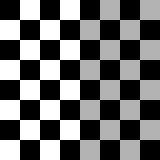
%> input picture checker.jpg, 160 x 160 px
$ octave demo.m   (GNU Octave 9; MATLAB toolbox functions it lacks are replaced by stand-ins)
%> lines starting %> are read from the running program, lines starting %| are printed output that depends on the picture
### image2cylindrical_v1.m
function imageCylindrical = image2cylindrical_v1(image, K, DC, interpolate)

%%***********************************************************************%
%*                   Image to cylindrical projection                    *%
%*           Projects normal image to a cylindrical warp                *%
%*                                                                      *%
%* Code author: Preetham Manjunatha                                     *%
%* Github link: https://github.com/preethamam
%* Date: 05/04/2024                                                     *%
%************************************************************************%
%
%************************************************************************%
%
% Usage: imageCylindrical = image2cylindrical_v1(image, K, DC)
% Inputs: image - input image
%         K  - Camera intrinsic matrix (depends on the camera).
%         DC - Radial and tangential distortion coefficient.
%              [k1, k2, k3, p1, p2]
%         interpolate - 0 (no) or 1 (yes)
%
% Outputs: imageCylindrical - Warpped image to cylindrical coordinates

% Input arguments check
if (nargin < 2)
    error('Require camera intrinsic matrix (K).')
end

if(nargin < 3)
    DC = [0, 0, 0, 0, 0];
    interpolate = 1;
end

if (nargin < 4)
    interpolate = 1;
end

% Get distrotion coefficients
fx = K(1,1);
fy = K(2,2);
k1 = DC(1);
k2 = DC(2);
k3 = DC(3);
p1 = DC(4);
p2 = DC(5);

% Get image size
[ydim, xdim, bypixs] = size(image);

% Get the center of image
xc = round(xdim/2);
yc = round(ydim/2);

% Create X and Y coordinates grid
[X,Y] = meshgrid(1:xdim, 1:ydim);

% Perform the cylindrical projection
theta = (X - xc)/fx;
h = (Y - yc)/fy;

% Cylindrical coordinates to Cartesian
xcap = sin(theta);
ycap = h;
zcap = cos(theta);
xn = xcap ./ zcap;
yn = ycap ./ zcap;

% Radial and tangential distortion
r = xn.^2 + yn.^2;
xd_r = xn .* (1 + k1 * r.^2 + k2 * r.^4 + k3 * r.^6);
yd_r = yn .* (1 + k1 * r.^2 + k2 * r.^4 + k3 * r.^6);

xd_t = 2 * p1 * xn .* yn + p2 * (r.^2 + 2 * xn.^2);
yd_t = p1 * (r.^2 + 2 * yn.^2) + 2 * p2 * xn .* yn;

xd = xd_r + xd_t;
yd = yd_r + yd_t;

% Convert to ceil
xd = ceil(fx * xd + xc);
yd = ceil(fy * yd + yc);

% Get projections
switch interpolate
    case 0
        % Clip coordinates
        mask = xd > 0 & xd <= xdim & yd > 0 & yd <= ydim;

        ind = sub2ind(size(image), yd(mask), xd(mask), ones(size(xd(mask))));
        IC1 = zeros(ydim, xdim, 'uint8');
        IC1(mask) = image(ind + 0 * ydim * xdim);

        if bypixs == 1
            imageCylindrical  = IC1;
        else
            IC2 = zeros(ydim, xdim, 'uint8');
            IC3 = zeros(ydim, xdim, 'uint8');
            IC2(mask) = image(ind + 1 * ydim * xdim);
            IC3(mask) = image(ind + 2 * ydim * xdim);
            imageCylindrical = cat(3, IC1, IC2, IC3);
        end
    case 1
        % Initialze array
        imageCylindrical = zeros(size(image));

        % Interpolate for each color channel
        for k = 1:size(image, 3)
            imageCylindrical(:,:,k) = interp2(X, Y, double(image(:,:,k)), xd, yd, 'cubic', 0);
        end

        % Display the result
        imageCylindrical = uint8(imageCylindrical);
end

end

### image2cylindrical_v2.m
function imageCylindrical = image2cylindrical_v2(image, K, DC, interpolate)

%%***********************************************************************%
%*                   Image to cylindrical projection                    *%
%*           Projects normal image to a cylindrical warp                *%
%*                                                                      *%
%* Code author: Preetham Manjunatha                                     *%
%* Github link: https://github.com/preethamam
%* Date: 05/04/2024                                                     *%
%************************************************************************%
%
%************************************************************************%
%
% Usage: imageCylindrical = image2cylindrical_v2(image, K, DC)
% Inputs: image - input image
%         K  - Camera intrinsic matrix (depends on the camera).
%         DC - Radial and tangential distortion coefficient.
%              [k1, k2, k3, p1, p2]
%         interpolate - 0 (no) or 1 (yes)
%
% Outputs: imageCylindrical - Warpped image to cylindrical coordinates

% Input arguments check
if (nargin < 2)
    error('Require camera intrinsic matrix (K).')
end

if(nargin < 3)
    DC = [0, 0, 0, 0, 0];
    interpolate = 1;
end

if (nargin < 4)
    interpolate = 1;
end

% Get distrotion coefficients
fx = K(1,1);
fy = K(2,2);
k1 = DC(1);
k2 = DC(2);
k3 = DC(3);
p1 = DC(4);
p2 = DC(5);

% Get image size
[ydim, xdim, bypixs] = size(image);

% Get the center of image
xc = xdim/2;
yc = ydim/2;

% Create X and Y coordinates grid
[X,Y] = meshgrid(1:xdim, 1:ydim);

% Perform the cylindrical projection
theta = (X - xc) / fx;
h = (Y - yc) / fy;

% Cylindrical coordinates to Cartesian
xcap = sin(theta);
ycap = h;
zcap = cos(theta);

xyz_cap = cat(3, xcap, ycap, zcap);
xyz_cap = reshape(xyz_cap,[],3);

% Normalized coords
xyz_cap_norm = (K * xyz_cap')';
xn = xyz_cap_norm(:,1) ./ xyz_cap_norm(:,3);
yn = xyz_cap_norm(:,2) ./ xyz_cap_norm(:,3);

% Radial and tangential distortion
r = xn.^2 + yn.^2;
xd_r = xn .* (1 + k1 * r.^2 + k2 * r.^4 + k3 * r.^6);
yd_r = yn .* (1 + k1 * r.^2 + k2 * r.^4 + k3 * r.^6);

xd_t = 2 * p1 * xn .* yn + p2 * (r.^2 + 2 * xn.^2);
yd_t = p1 * (r.^2 + 2 * yn.^2) + 2 * p2 * xn .* yn;

xd = xd_r + xd_t;
yd = yd_r + yd_t;

% Reshape to image dimension 2D
xd = reshape(ceil(xd),[ydim, xdim]);
yd = reshape(ceil(yd),[ydim, xdim]);

% Get projections
switch interpolate
    case 0
        % Clip coordinates
        mask = xd > 0 & xd <= xdim & yd > 0 & yd <= ydim;

        ind = sub2ind(size(image), yd(mask), xd(mask), ones(size(xd(mask))));
        IC1 = zeros(ydim, xdim, 'uint8');
        IC1(mask) = image(ind + 0 * ydim * xdim);

        if bypixs == 1
            imageCylindrical  = IC1;
        else
            IC2 = zeros(ydim, xdim, 'uint8');
            IC3 = zeros(ydim, xdim, 'uint8');
            IC2(mask) = image(ind + 1 * ydim * xdim);
            IC3(mask) = image(ind + 2 * ydim * xdim);
            imageCylindrical = cat(3, IC1, IC2, IC3);
        end
    case 1
        % Initialze array
        imageCylindrical = zeros(size(image));

        % Interpolate for each color channel
        for k = 1:size(image, 3)
            imageCylindrical(:,:,k) = interp2(X, Y, double(image(:,:,k)), xd, yd, 'cubic', 0);
        end

        % Display the result
        imageCylindrical = uint8(imageCylindrical);
end

end

### image2cylindricalConcave.m
function imageCylindrical = image2cylindricalConcave(image, K, DC, interpolate)

%%***********************************************************************%
%*               Image to cylindrical projection (concave)              *%
%*              Projects normal image to a cylindrical warp             *%
%*                                                                      *%
%* Code author: Preetham Manjunatha                                     *%
%* Github link: https://github.com/preethamam                           *%
%* Date: 05/04/2024                                                     *%
%************************************************************************%
%
%************************************************************************%
%
% Usage: imageCylindrical = image2cylindrical_v2(image, K, DC)
% Inputs: image - input image
%         K  - Camera intrinsic matrix (depends on the camera).
%         DC - Radial and tangential distortion coefficient.
%              [k1, k2, k3, p1, p2]
%         interpolate - 0 (no) or 1 (yes)
%
% Outputs: imageCylindrical - Warpped image to cylindrical coordinates
%
% Acknowledgements: Hammer (Stack Overflow)
% https://stackoverflow.com/questions/12017790/warp-image-to-appear-in-cylindrical-projection

% Input arguments check
if (nargin < 2)
    error('Require camera intrinsic matrix (K).')
end

if(nargin < 3)
    DC = [0, 0, 0, 0, 0];
    interpolate = 1;
end

if (nargin < 4)
    interpolate = 1;
end

% Get distrotion coefficients
fx = K(1,1);
fy = K(2,2);
k1 = DC(1);
k2 = DC(2);
k3 = DC(3);
p1 = DC(4);
p2 = DC(5);

% Get image size
[ydim, xdim, bypixs] = size(image);

% Get the center of image
xc = xdim/2;
yc = ydim/2;

% Create X and Y coordinates grid
[X,Y] = meshgrid(1:xdim, 1:ydim);

% Perform the cylindrical projection
% Center the point at (0, 0).
pcX = X - xc;
pcY = Y - yc;

% These are your free parameters.
r = xdim;
omega = xdim/2;
z0 = fx - sqrt(r^2 - omega^2);

zc = (2*z0 + sqrt(4*z0^2 - 4*(pcX.^2/(fx^2) + 1)*(z0^2 - r^2))) ./ (2 * (pcX.^2/(fy^2) + 1));
xn = (pcX .* zc/fx) + xc;
yn = (pcY .* zc/fy) + yc;

% Radial and tangential distortion
r = xn.^2 + yn.^2;
xd_r = xn .* (1 + k1 * r.^2 + k2 * r.^4 + k3 * r.^6);
yd_r = yn .* (1 + k1 * r.^2 + k2 * r.^4 + k3 * r.^6);

xd_t = 2 * p1 * xn .* yn + p2 * (r.^2 + 2 * xn.^2);
yd_t = p1 * (r.^2 + 2 * yn.^2) + 2 * p2 * xn .* yn;

xd = xd_r + xd_t;
yd = yd_r + yd_t;

% Convert to ceil
xd = ceil(xd);
yd = ceil(yd);

% Get projections
switch interpolate
    case 0
        % Clip coordinates
        mask = xd > 0 & xd <= xdim & yd > 0 & yd <= ydim;

        ind = sub2ind(size(image), yd(mask), xd(mask), ones(size(xd(mask))));
        IC1 = zeros(ydim, xdim, 'uint8');
        IC1(mask) = image(ind + 0 * ydim * xdim);

        if bypixs == 1
            imageCylindrical  = IC1;
        else
            IC2 = zeros(ydim, xdim, 'uint8');
            IC3 = zeros(ydim, xdim, 'uint8');
            IC2(mask) = image(ind + 1 * ydim * xdim);
            IC3(mask) = image(ind + 2 * ydim * xdim);
            imageCylindrical = cat(3, IC1, IC2, IC3);
        end
    case 1
        % Initialze array
        imageCylindrical = zeros(size(image));

        % Interpolate for each color channel
        for k = 1:size(image, 3)
            imageCylindrical(:,:,k) = interp2(X, Y, double(image(:,:,k)), xd, yd, 'cubic', 0);
        end

        % Display the result
        imageCylindrical = uint8(imageCylindrical);
end

end

### image2spherical_v1.m
function imageSpherical = image2spherical_v1(image, K, DC, interpolate)

%%***********************************************************************%
%*                   Image to spherical projection                      *%
%*              Projects normal image to a spherical warp               *%
%*                                                                      *%
%* Code author: Preetham Manjunatha                                     *%
%* Github link: https://github.com/preethamam
%* Date: 05/04/2024                                                     *%
%************************************************************************%
%
%************************************************************************%
%
% Usage: imageSpherical = image2spherical_v1(image, K, DC)
% Inputs: image - input image
%         K  - Camera intrinsic matrix (depends on the camera).
%         DC - Radial and tangential distortion coefficient.
%              [k1, k2, k3, p1, p2]
%         interpolate - 0 (no) or 1 (yes)
%
% Outputs: imageSpherical - Warpped image to spherical coordinates

% Input arguments check
if (nargin < 2)
    error('Require camera intrinsic matrix (K).')
end

if(nargin < 3)
    DC = [0, 0, 0, 0, 0];
    interpolate = 1;
end

if (nargin < 4)
    interpolate = 1;
end

% Get distrotion coefficients
fx = K(1,1);
fy = K(2,2);
k1 = DC(1);
k2 = DC(2);
k3 = DC(3);
p1 = DC(4);
p2 = DC(5);

% Get image size
[ydim, xdim, bypixs] = size(image);

% Get the center of image
xc = round(xdim/2);
yc = round(ydim/2);

% Create X and Y coordinates grid
[X,Y] = meshgrid(1:xdim, 1:ydim);

% Perform the cylindrical projection
theta = (X - xc)/fx;
phi   = (Y - yc)/fy;

% Spherical coordinates to Cartesian
xcap = sin(theta) .* cos(phi);
ycap = sin(phi);
zcap = cos(theta) .* cos(phi);

xn = xcap ./ zcap;
yn = ycap ./ zcap;

% Radial and tangential distortion
r = xn.^2 + yn.^2;
xd_r = xn .* (1 + k1 * r.^2 + k2 * r.^4 + k3 * r.^6);
yd_r = yn .* (1 + k1 * r.^2 + k2 * r.^4 + k3 * r.^6);

xd_t = 2 * p1 * xn .* yn + p2 * (r.^2 + 2 * xn.^2);
yd_t = p1 * (r.^2 + 2 * yn.^2) + 2 * p2 * xn .* yn;

xd = xd_r + xd_t;
yd = yd_r + yd_t;

% Convert to floor
xd = ceil(fx * xd + xc);
yd = ceil(fy * yd + yc);

% Get projections
switch interpolate
    case 0
        % Clip coordinates
        mask = xd > 0 & xd <= xdim & yd > 0 & yd <= ydim;

        ind = sub2ind(size(image), yd(mask), xd(mask), ones(size(xd(mask))));
        IC1 = zeros(ydim, xdim, 'uint8');
        IC1(mask) = image(ind + 0 * ydim * xdim);

        if bypixs == 1
            imageSpherical  = IC1;
        else
            IC2 = zeros(ydim, xdim, 'uint8');
            IC3 = zeros(ydim, xdim, 'uint8');
            IC2(mask) = image(ind + 1 * ydim * xdim);
            IC3(mask) = image(ind + 2 * ydim * xdim);
            imageSpherical = cat(3, IC1, IC2, IC3);
        end
    case 1
        % Initialze array
        imageSpherical = zeros(size(image));

        % Interpolate for each color channel
        for k = 1:size(image, 3)
            imageSpherical(:,:,k) = interp2(X, Y, double(image(:,:,k)), xd, yd, 'cubic', 0);
        end

        % Display the result
        imageSpherical = uint8(imageSpherical);
end

end

### image2spherical_v2.m
function imageSpherical = image2spherical_v2(image, K, DC, interpolate)

%%***********************************************************************%
%*                   Image to spherical projection                      *%
%*              Projects normal image to a spherical warp               *%
%*                                                                      *%
%* Code author: Preetham Manjunatha                                     *%
%* Github link: https://github.com/preethamam
%* Date: 05/04/2024                                                     *%
%************************************************************************%
%
%************************************************************************%
%
% Usage: imageSpherical = image2spherical_v2(image, K, DC)
% Inputs: image - input image
%         K  - Camera intrinsic matrix (depends on the camera).
%         DC - Radial and tangential distortion coefficient.
%              [k1, k2, k3, p1, p2]
%         interpolate - 0 (no) or 1 (yes)
%
% Outputs: imageSpherical - Warpped image to spherical coordinates

% Input arguments check
if (nargin < 2)
    error('Require camera intrinsic matrix (K).')
end

if(nargin < 3)
    DC = [0, 0, 0, 0, 0];
    interpolate = 1;
end

if (nargin < 4)
    interpolate = 1;
end

% Get distrotion coefficients
fx = K(1,1);
fy = K(2,2);
k1 = DC(1);
k2 = DC(2);
k3 = DC(3);
p1 = DC(4);
p2 = DC(5);

% Get image size
[ydim, xdim, bypixs] = size(image);

% Get the center of image
xc = round(xdim/2);
yc = round(ydim/2);

% Create X and Y coordinates grid
[X,Y] = meshgrid(1:xdim, 1:ydim);

% Perform the cylindrical projection
theta = (X - xc)/fx;
phi   = (Y - yc)/fy;

% Spherical coordinates to Cartesian
xcap = sin(theta) .* cos(phi);
ycap = sin(phi);
zcap = cos(theta) .* cos(phi);

xyz_cap = cat(3, xcap, ycap, zcap);
xyz_cap = reshape(xyz_cap,[],3);

% Normalized coords
xyz_cap_norm = (K * xyz_cap')';
xn = xyz_cap_norm(:,1) ./ xyz_cap_norm(:,3);
yn = xyz_cap_norm(:,2) ./ xyz_cap_norm(:,3);

% Radial and tangential distortion
r = xn.^2 + yn.^2;
xd_r = xn .* (1 + k1 * r.^2 + k2 * r.^4 + k3 * r.^6);
yd_r = yn .* (1 + k1 * r.^2 + k2 * r.^4 + k3 * r.^6);

xd_t = 2 * p1 * xn .* yn + p2 * (r.^2 + 2 * xn.^2);
yd_t = p1 * (r.^2 + 2 * yn.^2) + 2 * p2 * xn .* yn;

xd = xd_r + xd_t;
yd = yd_r + yd_t;

% Reshape to image dimension 2D
xd = reshape(ceil(xd),[ydim, xdim]);
yd = reshape(ceil(yd),[ydim, xdim]);

% Get projections
switch interpolate
    case 0
        % Clip coordinates
        mask = xd > 0 & xd <= xdim & yd > 0 & yd <= ydim;

        ind = sub2ind(size(image), yd(mask), xd(mask), ones(size(xd(mask))));
        IC1 = zeros(ydim, xdim, 'uint8');
        IC1(mask) = image(ind + 0 * ydim * xdim);

        if bypixs == 1
            imageSpherical  = IC1;
        else
            IC2 = zeros(ydim, xdim, 'uint8');
            IC3 = zeros(ydim, xdim, 'uint8');
            IC2(mask) = image(ind + 1 * ydim * xdim);
            IC3(mask) = image(ind + 2 * ydim * xdim);
            imageSpherical = cat(3, IC1, IC2, IC3);
        end
    case 1
        % Initialze array
        imageSpherical = zeros(size(image));

        % Interpolate for each color channel
        for k = 1:size(image, 3)
            imageSpherical(:,:,k) = interp2(X, Y, double(image(:,:,k)), xd, yd, 'cubic', 0);
        end

        % Display the result
        imageSpherical = uint8(imageSpherical);
end

end

### demo.m
clc; close all; clear;

% Inputs
fileName = 'checker.jpg';

% Add grid line
add_grid = 0;

% Focal lengths
fx = 50;
fy = 50;

% Read image
image = (imread(fileName));
%> image is the input picture: size 160x160 uint8; min 0, max 255, mean 108.5

% Get image size
[ydim, xdim, bypixs] = size(image);
%> ydim = 160; xdim = 160; bypixs = 1

% Camera intrinsics
K = [fx, 0, xdim/2; 0, fy, ydim/2; 0, 0, 1];
%> K = [50 0 80; 0 50 80; 0 0 1]

% Distortion coefficients [k1, k2, k3, p1, p2]
distortions = [0, 0, 0, 0, 0];

% Add grid line
if add_grid == 1
    image(1:25:ydim,:,:) = 255;       %# Change every tenth row to white
    image(:,1:25:xdim,:) = 255;       %# Change every tenth column to white
end

% Warpping
imageCylindrical_v1 = image2cylindrical_v1(image, K, distortions);
%> after the loop in image2cylindrical_v1, `for k = 1:size(image, 3)`:
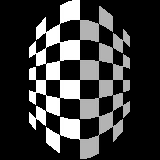
%> imageCylindrical: size 160x160 double; min 0, max 255, mean 57.5
imageCylindrical_v2 = image2cylindrical_v2(image, K, distortions);
imageCylindrical_ccv = image2cylindricalConcave(image, K, distortions);
%> after the loop in image2cylindricalConcave, `for k = 1:size(image, 3)`:
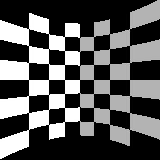
%> imageCylindrical: size 160x160 double; min 0, max 255, mean 87.9
imageSpherical_v1   = image2spherical_v1(image, K, distortions);
%> after the loop in image2spherical_v1, `for k = 1:size(image, 3)`:
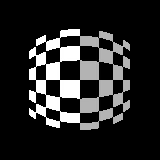
%> imageSpherical: size 160x160 double; min 0, max 255, mean 39.5
imageSpherical_v2   = image2spherical_v2(image, K, distortions);


% Show plots
figure;
subplot(2,4,1); imshow(image); title('Input image')
subplot(2,4,2); imshow(imageCylindrical_v1); title('Cylindrical projection version 1')
subplot(2,4,3); imshow(imageCylindrical_ccv); title('Cylindrical projection (concave)')
subplot(2,4,4); imshow(imageSpherical_v1); title('Spherical projection version 1')

subplot(2,4,5); imshow(image); title('Input image')
subplot(2,4,6); imshow(imageCylindrical_v2); title('Cylindrical projection version 2')
subplot(2,4,7); imshow(imageCylindrical_ccv); title('Cylindrical projection (concave)')
subplot(2,4,8); imshow(imageSpherical_v2); title('Spherical projection version 2')
